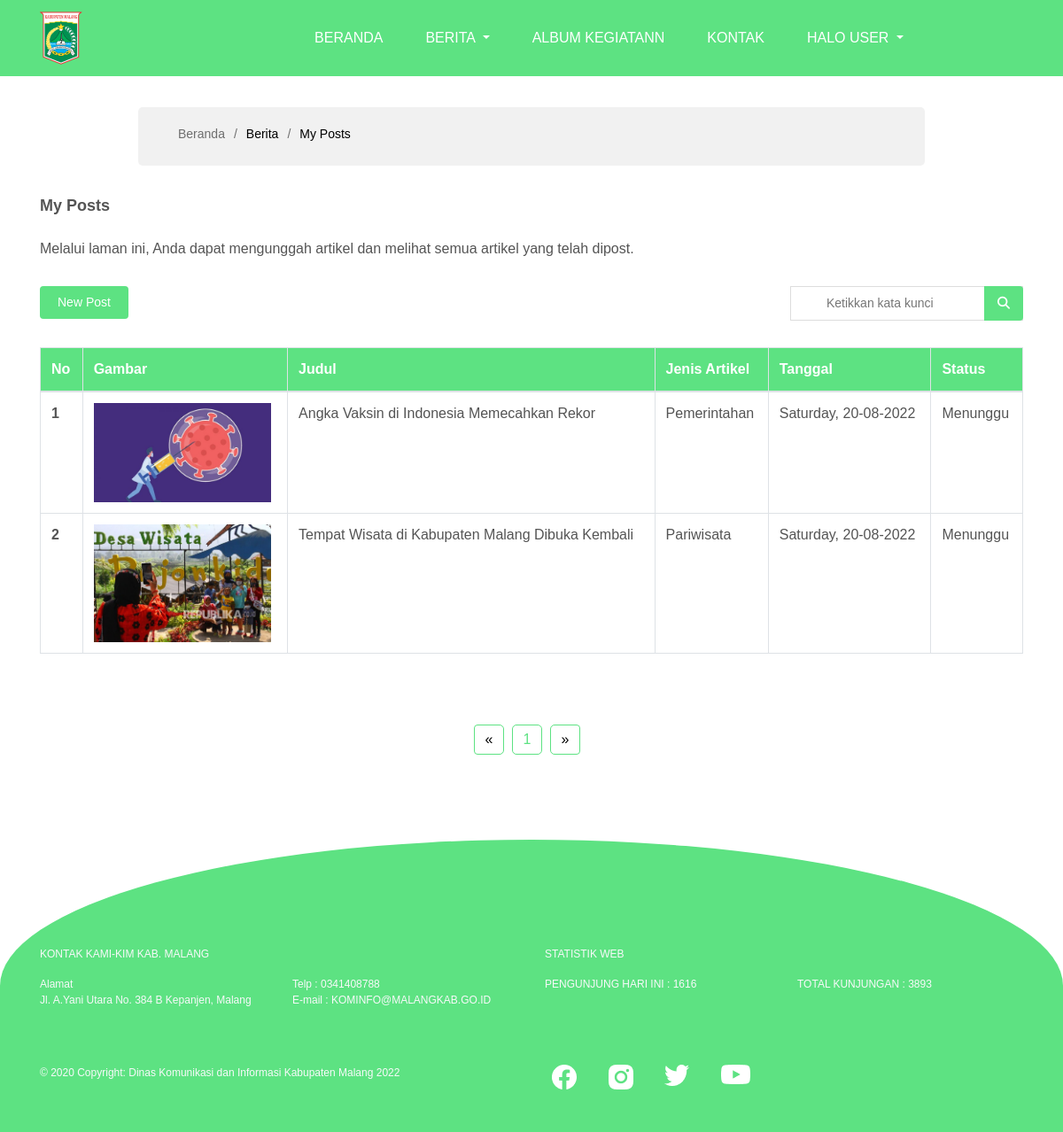
The page /user/berita/myposts.php (signed in) on the database its author committed.
### tables this page shows
CREATE TABLE IF NOT EXISTS `artikel` (
  `Id_Artikel` int(11) NOT NULL AUTO_INCREMENT,
  `Judul_Artikel` text DEFAULT NULL,
  `Isi_Artikel` longtext DEFAULT NULL,
  `Tanggal` varchar(50) DEFAULT NULL,
  `Tema` varchar(50) DEFAULT NULL,
  `Gambar` varchar(50) DEFAULT NULL,
  `Status` varchar(50) DEFAULT NULL,
  `Penulis` int(11) DEFAULT NULL,
  PRIMARY KEY (`Id_Artikel`),
  KEY `Penulis` (`Penulis`),
  CONSTRAINT `penulis-artikel` FOREIGN KEY (`Penulis`) REFERENCES `profil` (`Id_Profil`)
);

### user/berita/myposts.php (the view, shortened to what this page needs)
<?php
include '../../koneksi.php';
$user = $_SESSION['id'];
$sql_profil = "SELECT Id_Profil FROM profil WHERE Id_Account = $user";
$hasil_profil = $koneksi->query($sql_profil);
$id_profil = mysqli_fetch_array($hasil_profil);
$id_profil2 = $id_profil['Id_Profil'];
$sql = "SELECT artikel.Id_Artikel, artikel.Judul_Artikel, artikel.Isi_Artikel, artikel.Tanggal, artikel.Tema, artikel.Gambar, artikel.`Status`, profil.Nama_KIM, artikel.Penulis FROM artikel, profil WHERE artikel.Penulis = profil.Id_Profil AND Penulis = $id_profil2";
$hasil = $koneksi->query($sql);
?>
<!doctype html>
<html lang="en">
<head>
    <link rel="stylesheet" href="https://cdn.jsdelivr.net/npm/bootstrap@4.0.0/dist/css/bootstrap.min.css">
    <link rel="stylesheet" href="https://cdnjs.cloudflare.com/ajax/libs/font-awesome/6.1.2/css/all.min.css">
    <link rel="stylesheet" href="../../css/style.css">
</head>
<body>
    <nav class="navbar navbar-expand-lg navbar-dark text-uppercase" style="background-color: #5DE282;">
        <div class="container">
            <a class="navbar-brand" href="#"><img src="../../image/logo kecil.png" alt=""></a>
            <div class="collapse navbar-collapse text-uppercase" id="navbarSupportedContent">
                <ul class="navbar-nav mr-auto">
                    <li class="nav-item active px-3">
                        <a class="nav-link" href="../../index.php">BERANDA</a>
                    </li>
                    <li class="nav-item dropdown active px-3">
                        <a class="nav-link dropdown-toggle" href="" id="navbarDropdown" role="button" data-toggle="dropdown" aria-haspopup="true" aria-expanded="false">
                            BERITA
                        </a>
                    </li>
                    <li class="nav-item active px-3">
                        <a class="nav-link" href="../album/album.php">Album KegiatanN</a>
                    </li>
                    <li class="nav-item active px-3">
                        <a class="nav-link" href="#kontak">Kontak</a>
                    </li>
                    <li class="nav-item dropdown active px-3">
                        <a class="nav-link dropdown-toggle" href="" id="navbarDropdown" role="button" data-toggle="dropdown" aria-haspopup="true" aria-expanded="false">
                            HALO USER
                        </a>
                    </li>
                </ul>
            </div>
        </div>
    </nav>
    <main id="main">
        <section id="breadcrumbs" class="breadcrumbs">
            <div class="container">
                <ol>
                    <li><a href="index.php">Beranda</a></li>
                    <li>Berita</li>
                    <li>My Posts</li>
                </ol>
            </div>
        </section>
        <section id="my-posts" class="my-posts">
            <div class="container">
                <h2>My Posts</h2>
                <p>Melalui laman ini, Anda dapat mengunggah artikel dan melihat semua artikel yang telah dipost.</p>
                <div class="row justify-content-between">
                    <div class="col-auto">
                        <div class="new-post">
                            <a href="new-post.php">New Post</a>
                        </div>
                    </div>
                    <div class="col-auto">
                        <div class="sidebar-item search-form">
                            <form action="">
                                <input type="text" placeholder="Ketikkan kata kunci">
                                <button type="submit"><i class="fas fa-search"></i></button>
                            </form>
                        </div>
                    </div>
                </div>
                <table class="table table-bordered">
                    <thead>
                        <tr>
                            <th scope="col">No</th>
                            <th scope="col">Gambar</th>
                            <th scope="col">Judul</th>
                            <th scope="col">Jenis Artikel</th>
                            <th scope="col">Tanggal</th>
                            <th scope="col">Status</th>
                        </tr>
                    </thead>
                    <tbody>
                        <?php
                        $batas = 10;
                        $halaman = isset($_GET['halaman']) ? (int)$_GET['halaman'] : 1;
                        $halaman_awal = ($halaman > 1) ? ($halaman * $batas) - $batas : 0;
                        $previous = $halaman - 1;
                        $next = $halaman + 1;
                        $jumlah_data = mysqli_num_rows($hasil);
                        $total_halaman = ceil($jumlah_data / $batas);
                        $data_artikel = mysqli_query($koneksi, "SELECT artikel.Id_Artikel, artikel.Judul_Artikel, artikel.Isi_Artikel, artikel.Tanggal, artikel.Tema, artikel.Gambar, artikel.`Status`, profil.Nama_KIM, artikel.Penulis FROM artikel, profil WHERE artikel.Penulis = profil.Id_Profil AND Penulis = $id_profil2 limit $halaman_awal, $batas");
                        $nomor = $halaman_awal + 1;
                        while ($d = mysqli_fetch_array($data_artikel)) { ?>
                            <tr>
                                <th scope="row"><?= $nomor++ ?></th>
                                <td><img src="../../file/gallery/<?= $d['Gambar'] ?>" alt=""></td>
                                <td><?= $d['Judul_Artikel'] ?></td>
                                <td><?= $d['Tema'] ?></td>
                                <td><?= $d['Tanggal'] ?></td>
                                <td><?= $d['Status'] ?></td>
                            </tr>
                        <?php
                        }
                        ?>
                    </tbody>
                </table>
            </div>
        </section>
        <section id="page" class="page">
            <div class="container">
                <ul class="pagination justify-content-center">
                    <li class="page-item"><a class="page-link" aria-label="Previous" <?php if ($halaman > 1) {
                                                                                            echo "href='?halaman=$previous'";
                                                                                        } ?>><span aria-hidden="true">&laquo;</span></a></li>
                    <?php
                    for ($x = 1; $x <= $total_halaman; $x++) { ?>
                        <li class="page-item"><a class="page-link" href="?halaman=<?php echo $x ?>"><?php echo $x; ?></a></li>
                    <?php } ?>
                    <li class="page-item"><a class="page-link" aria-label="Next" <?php if ($halaman < $total_halaman) {
                                                                                        echo "href='?halaman=$next'";
                                                                                    } ?>><span aria-hidden="true">&raquo;</span></a></li>
                </ul>
            </div>
        </section>
    </main>
    <footer class="page-footer pt-4 text-light" style="font-size: 12px; background-color: #5DE282; border-radius: 100% 100% 0 0;">
        <div class="container text-md-left mt-4">
            <div class="row mt-5 pt-5">
                <div class="col">
                    <p class="text-uppercase">Kontak Kami-KIM Kab. Malang</p>
                </div>
                <div class="col">
                    <p class="text-uppercase">statistik web</p>
                </div>
            </div>
            <div class="row">
                <div class="col">
                    <p>
                        Alamat<br>
                        Jl. A.Yani Utara No. 384 B Kepanjen, Malang
                    </p>
                </div>
                <div class="col">
                    <p>
                        Telp : 0341408788 <br>
                        E-mail : KOMINFO@MALANGKAB.GO.ID
                    </p>
                </div>
                <div class="col">
                    <p class="text-uppercase">Pengunjung hari ini : <?= $round = rand(1, 10000) ?></p>
                </div>
                <div class="col">
                    <p class="text-uppercase">total kunjungan : <?= $round = rand(1, 10000) ?></p>
                </div>
            </div>
            <div class="row">
                <div class="col">
                    <div class="footer-copyright my-5">
                        <p>
                            © 2020 Copyright:
                            <a href="/" class="text-light"> Dinas Komunikasi dan Informasi Kabupaten Malang 2022</a>
                        </p>
                    </div>
                </div>
                <div class="col">
                    <div class="row my-5">
                        <div class="col-sm-1 mx-2">
                            <a href=""><img src="image/facebook.png" alt=""></a>
                        </div>
                        <div class="col-sm-1 mx-2">
                            <a href=""><img src="image/instagram.png" alt=""></a>
                        </div>
                        <div class="col-sm-1 mx-2">
                            <a href=""><img src="image/twitter.png" alt=""></a>
                        </div>
                        <div class="col-sm-1 mx-2">
                            <a href=""><img src="image/youtube.png" alt=""></a>
                        </div>
                    </div>
                </div>
            </div>
        </div>
    </footer>
</body>
</html>

### css/style.css (style rules this page uses)
body { font-family: "Poppins", sans-serif; color: black; }
a { color: black; text-decoration: none; }
h1, h2, h3, h4, h5, h6 { font-family: "Poppins", sans-serif; }
nav { text-transform: uppercase; }
section { padding: 0 0 80px 0; }
.breadcrumbs { padding: 20px 0 20px 30px; background: #f1f1f1; width: 74%; margin: auto; margin-top: 35px; border-radius: 5px; }
.breadcrumbs a { text-decoration: none; color: #6e6e6e; transition: 0.3s; }
.breadcrumbs ol { display: flex; flex-wrap: wrap; list-style: none; padding: 0 0 5px 0; margin: 0; font-size: 14px; }
.breadcrumbs ol li+li { padding-left: 10px; }
.breadcrumbs ol li+li::before { display: inline-block; padding-right: 10px; color: #6e6e6e; content: "/"; }
.my-posts h2 { margin-top: 35px; margin-bottom: 25px; font-size: 18px; font-weight: 700; color: #545454; }
.my-posts p { font-size: 16px; color: #545454; margin-bottom: 30px; }
.my-posts .new-post a, .pengumuman .new-post a { display: inline-block; background: #5DE282; color: white; padding: 8px 20px; transition: 0.3s; font-size: 14px; border-radius: 4px; text-decoration: none; }
.my-posts .sidebar-item, .pengumuman .sidebar-item { margin-bottom: 30px; }
.my-posts .search-form form, .pengumuman .search-form form { background: #fff; border: 1px solid #ddd; padding: 4px 20px; position: relative; }
.my-posts .search-form form input[type=text], .pengumuman .search-form form input[type=text] { border: 0; padding: 4px 20px; border-radius: 4px; width: calc(100% - 30px); }
.my-posts .search-form form input[placeholder], .my-posts .search-form form input[placeholder] { font-size: 14px; }
.my-posts .search-form form button, .pengumuman .search-form form button { position: absolute; top: 0; right: 0; bottom: 0; border: 0; background: none; font-size: 14px; padding: 0 15px; margin: -1px; background: #5DE282; color: #fff; transition: 0.3s; border-radius: 0 4px 4px 0; line-height: 0; }
.my-posts .table { border: #5DE282; color: #545454; margin-bottom: auto; }
.my-posts .table thead { background: #5DE282; border: #5DE282; }
.my-posts .table thead tr th { color: white; }
.my-posts .table tbody tr td img { max-width: 200px; max-height: 200px; }
.pagination .page-link { width: 34px; height: 34px; padding: 6px 0; margin-right: 10px; color: #5DE282; font-size: 16px; border: 1px solid #5DE282; border-radius: 5px; display: flex; flex-direction: column; justify-content: center; align-items: center; }

### rows shown on the page
artikel: Gambar (picture), Judul_Artikel "Angka Vaksin di Indonesia Memecahkan Rekor", Tema "Pemerintahan", Tanggal "Saturday, 20-08-2022", Status "Menunggu"
artikel: Gambar (picture), Judul_Artikel "Tempat Wisata di Kabupaten Malang Dibuka Kembali", Tema "Pariwisata", Tanggal "Saturday, 20-08-2022", Status "Menunggu"
